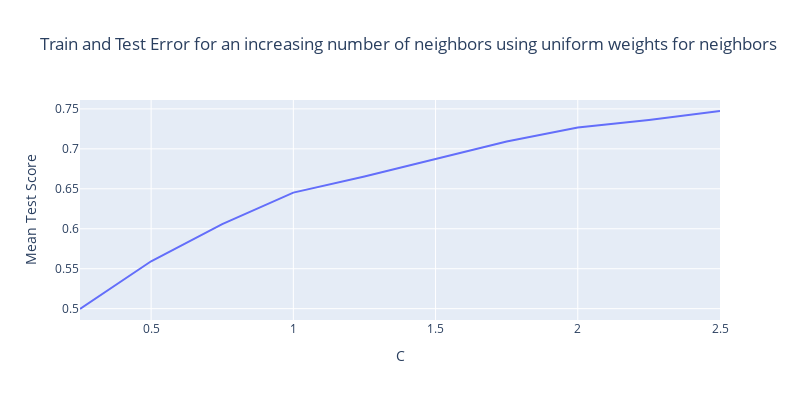

The code cell stored with this chart in its notebook:
### Code cell
# plot the train and test error against number of neighbors
fig = px.line(
    cv_results,
    x="param_C",
    y="mean_test_score",
    title="Train and Test Error for an increasing number of neighbors using uniform weights for neighbors",
    labels={
        "param_C": "C",
        "mean_test_score": "Mean Test Score",
        "mean_train_score": "Mean Train Score",
        "value": "Accuracy",
        "variable": "data"
    },
    width=800,
    height=400,
)
fig.update_traces(mode="lines")
fig.show()

### Figure 1 — Plotly figure (JSON) as saved in the notebook; plotly's stock layout.template omitted (floating-point values rounded to 4 significant figures)
{"data": [{"hovertemplate": "C=%{x}<br>Mean Test Score=%{y}<extra></extra>", "legendgroup": "", "line": {"color": "#636efa", "dash": "solid"}, "marker": {"symbol": "circle"}, "mode": "lines", "name": "", "orientation": "v", "showlegend": false, "x": [0.25, 0.5, 0.75, 1, 1.25, 1.5, 1.75, 2, 2.25, 2.5], "xaxis": "x", "y": [0.4996, 0.5594, 0.6059, 0.6452, 0.6654, 0.6871, 0.7092, 0.7267, 0.7362, 0.7474], "yaxis": "y", "type": "scatter"}], "layout": {"xaxis": {"anchor": "y", "domain": [0.0, 1.0], "title": {"text": "C"}}, "yaxis": {"anchor": "x", "domain": [0.0, 1.0], "title": {"text": "Mean Test Score"}}, "legend": {"tracegroupgap": 0}, "title": {"text": "Train and Test Error for an increasing number of neighbors using uniform weights for neighbors"}, "height": 400, "width": 800}}
